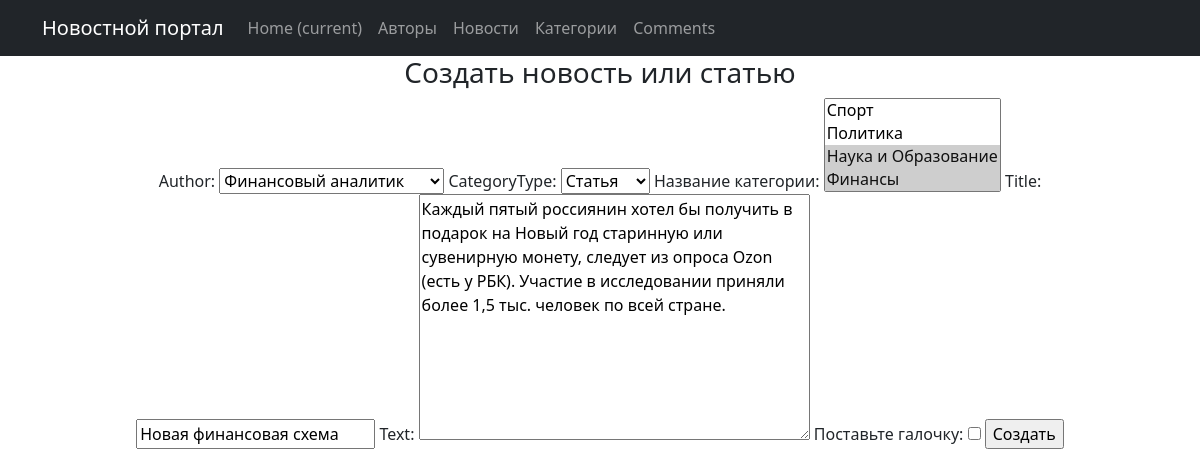
Screenshot of /authors/create/2 (signed in) with the database file from the repository.
### news/models.py (models this page shows, shortened)
class Post(models.Model):
    author = models.ForeignKey(Author, on_delete=models.CASCADE)
    NEWS = 'NW'
    ARTICLE = 'AR'
    CATEGORY_CHOICES = (
        (NEWS, 'Новости'),
        (ARTICLE, 'Статья'),
    )
    categoryType = models.CharField(max_length=2, choices=CATEGORY_CHOICES, default=ARTICLE)
    dateCreation = models.DateTimeField(auto_now_add=True, verbose_name="Время создания новости")
    postCategory = models.ManyToManyField(Category, through='PostCategory', verbose_name="Название категории")
    title = models.CharField(max_length=128)
    text = models.TextField()
    rating = models.SmallIntegerField(default=0)

### news/views.py (the view)
# urls.py: path('create/<int:pk>', ChangeNews.as_view(), name='news_update'),
class ChangeNews(PermissionRequiredMixin, NewsUpdateView):
    permission_required = ('news.change_post',)

### news/forms.py
class NewsForm(ModelForm):
    check_box = BooleanField(label='Поставьте галочку')  # добавляем галочку, или же true-false поле
    class Meta:
        model = Post
        fields = ['author', 'categoryType', 'postCategory', 'title', 'text', 'check_box']

### news/models.py (called while the page is built)
    def __str__(self):
        return self.authorUser.username

    def __str__(self):
        return self.name

### news/views.py (called while the page is built)
    def get_object(self, **kwargs):
        id = self.kwargs.get('pk')
        return Post.objects.get(pk=id)

### news/templates/news_create.html (shortened to what this page needs)
{% extends 'flatpages/default.html' %}
{% block content %}
<h3>Создать новость или статью</h3>
<form method="POST">
    {{ form }}
    <input type="submit" value="Создать">
</form>
{% endblock content %}

### rows the page displays
Post: author "Финансовый аналитик", categoryType "Статья", title "Новая финансовая схема", text "Каждый пятый россиянин хотел бы получить в подарок на Новый год старинную или сувенирную монету, следует из опроса Ozon (есть у РБК). Участие в исследовании приняли более 1,5 тыс. человек по всей стране."
